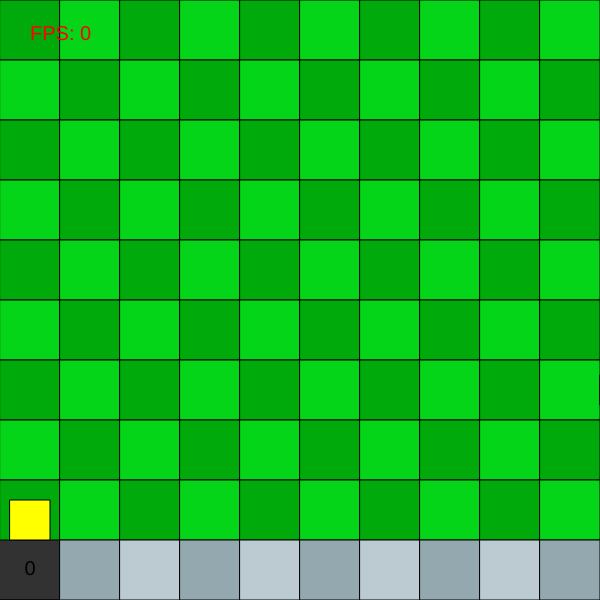
Frame 1 (no input)
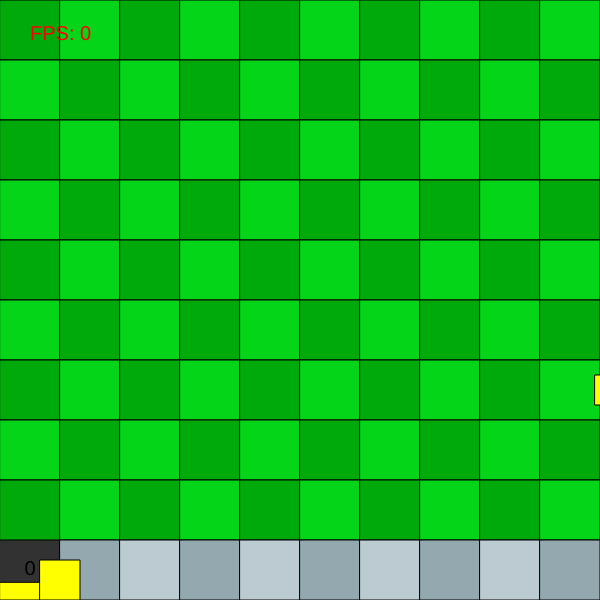
Frame 60 (no input)
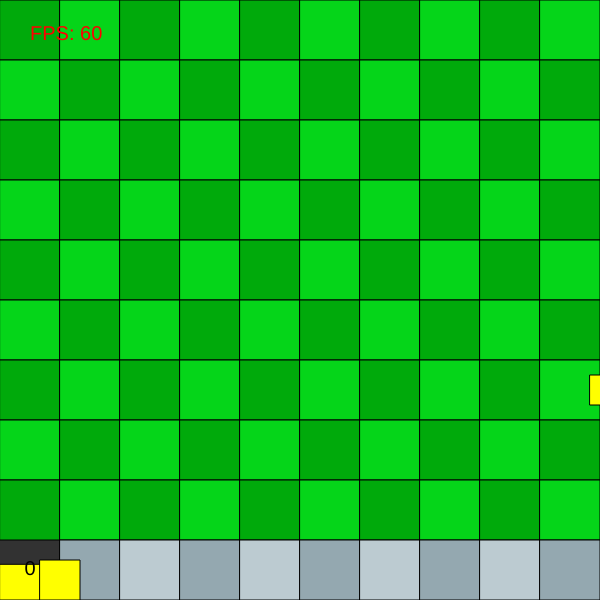
Frame 120 (the mouse pressed at the canvas centre since frame 60)

The p5.js sketch that drew these frames (run headless with seeded random() and noise() and a simulated clock; from frame 60 on, the mouse is pressed at the canvas centre):

// p5.js sketch
// ── sketch.js
let grid;
let canvas;
let fps = 0;

function setup() {
	createCanvas(600, 600);
	grid = new Grid(10, 9);

	textSize(20);
}

function draw() {
	background(50);

	grid.update();
	grid.render();

	textAlign(LEFT);
	fill('red');
	text('FPS: ' +  Math.floor(fps), 30, 40);

	if (frameCount % 60 === 0) {
		fps = getFrameRate();
	}
}
// ── button.js
class Button {
	constructor(name, x, y, width, height, color) {
		this.name = name;
		this.x = x;
		this.y = y;
		this.width = width;
		this.height = height;
		this.color = color;

		this.textSize = 10;
		this.textColor = 'black';
	}

	render() {
		fill(this.color);
		rect(this.x, this.y, this.width, this.height);

		textSize(this.textSize);
		textAlign(CENTER);
		
		fill(this.textColor);
		text(this.name, this.x + (this.width / 2), this.y + (this.height / 2));
	}
}
// ── cell.js
class Cell {
	constructor(x, y, width, height, color) {
		this.x = x;
		this.y = y;
		this.width = width;
		this.height = height;
		this.color = color;
		this.occupied = false;
		this.entity = undefined;
	}

	update() {
		if (this.entity) {
			this.entity.update();
		}
	}

	render() {
		fill(this.color);
		rect(this.x, this.y, this.width, this.height);

		if (this.entity) {
			this.entity.render();
		}
	}

	setEntity(entity) {
		this.entity = entity;
		this.occupied = true;
	}

	clearEntity() {
		this.entity = undefined;
		this.occupied = false;
	}
}
// ── enemy.js
class Enemy {
	constructor(x, y, width, height, color) {
		this.x = x;
		this.y = y;
		this.width = width;
		this.height = height;

		this.row = floor(this.x / grid.width);
		this.col = floor(this.y / grid.height);

		this.color = color;
		this.hitColor = 'red';
		this.attackColor = 'violet';
		this.currentColor = this.color;

		this.alive = true;
		this.health = 100;
		this.damage = 5;

		this.vx = -1;
		this.vy = 0;
		this.ovx = this.vx;
		this.ovy = this.vy;

		this.movementDelay = 10;
		this.movementTimer = 0;

		this.isHitted = false;
		this.hitAnimationDelay = 8;
		this.hitAnimationTimer = this.hitAnimationDelay;

		this.attackAnimationDelay = 50;
		this.attackAnimationTimer = 0;
	}

	update() {
		// Update current row and col position
		this.row = floor(this.x / grid.width);
		this.col = floor(this.y / grid.height);

		// Movement delay
		if (this.movementTimer === this.movementDelay) {
			this.x += this.vx;
			this.y += this.vy;
			this.movementTimer = 0;
		}
		else if (this.movementTimer < this.movementDelay) {
			this.movementTimer++;
		}

		// Hit animation
		if (this.isHitted) {
			if (this.hitAnimationTimer === 0) {
				this.hitAnimationTimer = this.hitAnimationDelay;
				this.currentColor = this.color;
				this.isHitted = false;
			}
			else {
				this.hitAnimationTimer--;
				this.currentColor = this.hitColor;
			}
		}

		// Check if alive
		if (this.x + this.width < 0 || this.health <= 0) {
			this.alive = false;
		}
		else {
			for (let i = 0; i < grid.projectiles.length; i++) {
				if (grid.collideRR(this, grid.projectiles[i])) {
					grid.projectiles[i].alive = false;
					this.receiveDamage(grid.projectiles[i].damage);
					break;
				}
			}
		}

		// Enemy will eat the entity they collided with
		for (let x = 0; x < grid.tiles[this.col].length; x++) {
			const tile = grid.tiles[this.col][x];

			if (tile.occupied && grid.collideRR(this, tile.entity)) {
				this.attack(tile.entity);

				if (this.vx != 0) {
					this.vx = 0;
				}

				break;
			}
			else if (this.vx === 0) {
				this.vx = this.ovx;
			}
		}
	}

	render() {
		fill(this.currentColor);
		rect(this.x, this.y, this.width, this.height);
	}

	attack(entity) {
		if (this.attackAnimationTimer === this.attackAnimationDelay) {
			entity.receiveDamage(this.damage);
			this.attackAnimationTimer = 0;
		}
		else if (this.attackAnimationTimer < this.attackAnimationDelay) {
			this.attackAnimationTimer++;
		}
	}

	receiveDamage(damage) {
		this.health -= damage;
		this.isHitted = true;
	}
}
// ── grid.js
class Grid {
	constructor(rows, cols) {
		this.rows = rows;
		this.cols = cols;

		this.width = 60;
		this.height = 60;
		this.gap = 0;

		this.mouse = {x: -1, y: -1};

		this.tiles = new Array(cols);
		this.menu = new Array(9);
		this.plants = [];
		this.projectiles = [];
		this.enemies = [];
		this.suns = [];

		this.respawnEnemyDelay = 1000;
		this.respawnEnemyTimer = this.respawnEnemyDelay;

		this.sun = 0;
		this.sunMax = 60;
		this.sunToAdd = 25;
		this.sunSpawnDelay = 200;
		this.sunSpawnTimer = this.sunSpawnDelay;

		this.init();
	}

	update() {
		// Update mouse
		this.mouse = {x: mouseX, y: mouseY};

		// Update tiles
		for (let y = 0; y < this.cols; y++) {
			for (let x = 0; x < this.rows; x++) {
				this.tiles[y][x].update();
			}
		}

		// Update enemies
		for (let i = 0; i < this.enemies.length; i++) {
			this.enemies[i].update();
		}

		// Update projectiles
		for (let i = 0; i < this.projectiles.length; i++) {
			this.projectiles[i].update();
		}

		// Update suns
		for (let i = 0; i < this.suns.length; i++) {
			const sun = this.suns[i];
			sun.update();

			if (mouseIsPressed && mouseButton === LEFT && this.collidePR(this.mouse, sun)) {
				sun.alive = false;
				this.sun += this.sunToAdd;
			}
		}

		// If mouse is pressed, add plant
		if (mouseIsPressed) {
			this.addPlant();
		}
		
		// Generate enemy
		if (this.respawnEnemyTimer === this.respawnEnemyDelay) {
			this.addEnemy();
			this.respawnEnemyTimer = 0;
		}
		else if (this.respawnEnemyTimer < this.respawnEnemyDelay) {
			this.respawnEnemyTimer++;
		}

		// Generate sun
		if (this.sunSpawnTimer === this.sunSpawnDelay) {
			this.suns.push(new Sun(10, height - this.height - 40, 40, 40, 'yellow'));
			this.sunSpawnTimer = 0;
		}
		else if (this.sunSpawnTimer < this.sunSpawnDelay) {
			this.sunSpawnTimer++;
		}

		// Clear dead entities
		this.removeDeadPlants();
		this.removeDeadEnemies();
		this.removeDeadProjectiles();
		this.removeDeadSuns();
	}

	render() {
		// Render tiles
		for (let y = 0; y < this.cols; y++) {
			for (let x = 0; x < this.rows; x++) {
				this.tiles[y][x].render();
			}
		}

		// Render enemies
		for (let i = 0; i < this.enemies.length; i++) {
			this.enemies[i].render();
		}

		// Render projectiles
		for (let i = 0; i < this.projectiles.length; i++) {
			this.projectiles[i].render();
		}

		// Render menu
		for (let i = 0; i < this.menu.length; i++) {
			const menu = this.menu[i];

			fill(menu.color);
			rect(menu.x, menu.y, menu.width, menu.height);
		}

		// Render sun UI
		const sp = map(this.sunSpawnTimer, 0, this.sunSpawnDelay, 0, 60);

		fill('yellow');
		rect(0, height - sp, this.width, sp);

		fill('black');
		textAlign(CENTER);
		text(this.sun, 30, height - (this.height / 2) + 5);

		// Render sun
		for (let i = 0; i < this.suns.length; i++) {
			this.suns[i].render();
		}
	}

	init() {
		// Initialize tiles
		let flag = true;
		let color = '#000000';

		for (let y = 0; y < this.cols; y++) {
			this.tiles[y] = new Array(this.rows);

			if (this.rows % 2 === 0) {
				flag = !flag;
			}

			for (let x = 0; x < this.rows; x++) {
				color = flag ? '#05d519' : '#00aa0b';
				flag = !flag;

				this.tiles[y][x] = new Cell(this.width * x, this.height * y, 
					this.width, this.height, color);
			}
		}

		// Initialize menu
		flag = true;

		for (let i = 0; i < this.menu.length; i++) {
			color = flag ? '#94a8b0' : '#bccbd1';
			flag = !flag;

			this.menu[i] = {x: this.width * (i + 1), y: height - this.height, 
					width: this.width, height: this.height, color: color};
		}
	}

	addPlant() {
		for (let y = 0; y < this.cols; y++) {
			for (let x = 0; x < this.rows; x++) {
				const tile = this.tiles[y][x];

				// If specific tile is clicked
				if (this.collidePR(this.mouse, tile)) {
					// If left click, add plant
					if (mouseButton === LEFT && !tile.occupied && this.sun >= 100) {
						const plant = new Plant(tile.x + (tile.width / 4), tile.y + (tile.height / 4), tile.width / 2, tile.height / 2);

						tile.setEntity(plant);
						this.plants.push(plant);
						this.sun -= 100;
					}
					// If right click, remove plant
					else if (mouseButton === RIGHT && tile.occupied && this.collidePR(this.mouse, tile.entity)) {
						for (let i = 0; i < this.plants.length; i++) {
							if (this.plants[i] === tile.plant) {
								this.plants.splice(i, 1);
								break;
							}
						}

						tile.clearEntity();
					}
				}
			}
		}
	}

	addEnemy() {
		const y = (floor(random(0, this.cols)) * this.height) + 15;

		this.enemies.push(new Enemy(width, y, 30, 30, 'yellow'));
	}

	collidePR(point, rectangle) {
		return ((rectangle.x < point.x && rectangle.x + rectangle.width > point.x) && 
			(rectangle.y < point.y && rectangle.y + rectangle.height > point.y));
	}

	collideRR(a, b) {
		return ((a.x < b.x + b.width && a.x + a.width > b.x) && (a.y < b.y + b.height && a.y + a.height > b.y));
	}

	removeDeadPlants() {
		for (let i = this.plants.length - 1; i >= 0; i--) {
			const plant = this.plants[i];

			if (!plant.alive) {
				this.tiles[plant.col][plant.row].entity = undefined;
				this.tiles[plant.col][plant.row].occupied = false;
				this.plants.splice(i, 1);
			}
		}
	}

	removeDeadEnemies() {
		for (let i = this.enemies.length - 1; i >= 0; i--) {
			if (!this.enemies[i].alive) {
				this.enemies.splice(i, 1);
			}
		}
	}

	removeDeadProjectiles() {
		for (let i = this.projectiles.length - 1; i >= 0; i--) {
			if (!this.projectiles[i].alive) {
				this.projectiles.splice(i, 1);
			}
		}
	}

	removeDeadSuns() {
		for (let i = this.suns.length - 1; i >= 0; i--) {
			if (!this.suns[i].alive) {
				this.suns.splice(i, 1);
			}
		}
	}
}
// ── plant.js
class Plant {
	constructor(x, y, width, height) {
		this.x = x;
		this.y = y;
		this.ox = x;
		this.oy = y;

		this.row = floor(this.x / grid.width);
		this.col = floor(this.y / grid.height);

		this.width = width;
		this.height = height;
		this.ow = width;
		this.oh = height;

		this.color = 'white';
		this.hitColor = 'red';
		this.attackColor = 'green';
		this.currentColor = this.color;

		this.alive = true;
		this.health = 100;
		this.damage = 10;

		this.isHitted = false;
		this.hitAnimationDelay = 8;
		this.hitAnimationTimer = this.hitAnimationDelay;

		this.projectileDelay = 150;
		this.projectileTimer = 0;

		this.projectileWidth = 20;
		this.projectileHeight = 5;
		this.projectileColor = 'gray';
		this.xd = 0;
	}

	update() {
		this.x = this.ox - this.xd;
		this.y = this.oy - this.xd;
		this.width = this.ow + (this.xd * 2);
		this.height = this.oh + (this.xd * 2);

		// Check if theres an enemy to shoot in relative y
		if (this.hasEnemyInRelativeY()) {
			// Throws projectile
			if (this.projectileTimer === this.projectileDelay) {
				grid.projectiles.push(new Projectile(this.x + this.width, 
					(this.y + (this.height / 2)) - (this.projectileHeight / 2), 
					this.projectileWidth, this.projectileHeight, this.projectileColor, this.damage));

				this.projectileTimer = 0;
				this.xd = 0;
			}
			else if (this.projectileTimer < this.projectileDelay) {
				this.projectileTimer++;

				if (this.projectileTimer % 30 === 0) {
					this.xd++;
				}
			}
		}
		else {
			this.projectileTimer = 0;
			this.xd = 0;
		}

		// Hit animation
		if (this.isHitted) {
			if (this.hitAnimationTimer === 0) {
				this.hitAnimationTimer = this.hitAnimationDelay;
				this.currentColor = this.color;
				this.isHitted = false;
			}
			else {
				this.hitAnimationTimer--;
				this.currentColor = this.hitColor;
			}
		}

		// Check if alive
		if (this.health <= 0) {
			this.alive = false;
		}
	}

	render() {
		fill(this.currentColor);
		rect(this.x, this.y, this.width, this.height);
	}

	receiveDamage(damage) {
		this.health -= damage;
		this.isHitted = true;
	}

	hasEnemyInRelativeY() {
		for (let i = 0; i < grid.enemies.length; i++) {
			const enemy = grid.enemies[i];

			if (this.col === enemy.col) {
				return true;
			}
		}

		return false;
	}
}
// ── projectile.js
class Projectile {
	constructor(x, y, width, height, color) {
		this.x = x;
		this.y = y;
		this.width = width;
		this.height = height;
		this.color = color;
		this.alive = true;
		this.damage = 10;

		this.vx = 2;
		this.vy = 0;
	}

	update() {
		this.x += this.vx;
		this.y += this.vy;

		if (this.x > width) {
			this.alive = false;
		}
	}

	render() {
		fill(this.color);
		rect(this.x, this.y, this.width, this.height);
	}
}
// ── sun.js
class Sun {
	constructor(x, y, width, height, color) {
		this.x = x;
		this.y = y;
		this.width = width;
		this.height = height;
		this.color = color;
		this.alive = true;

		this.aliveDelay = 500;
		this.aliveTimer = this.aliveDelay;

		this.vx = floor(random(1, 4));
		this.vy = -floor(random(8, 13));

		this.gravity = 1;
	}

	update() {
		this.vy += this.gravity;
		this.x += this.vx;
		this.y += this.vy;

		if (this.y + this.height >= height) {
			this.y = height - this.height;
			this.vx *= 0.8;
			this.vy = 0;
		}

		if (this.aliveTimer === 0) {
			this.aliveTimer = this.aliveDelay;
			this.alive = false;
		}
		else {
			this.aliveTimer--;
		}
	}

	render() {
		fill(this.color);
		rect(this.x, this.y, this.width, this.height);
	}
}
